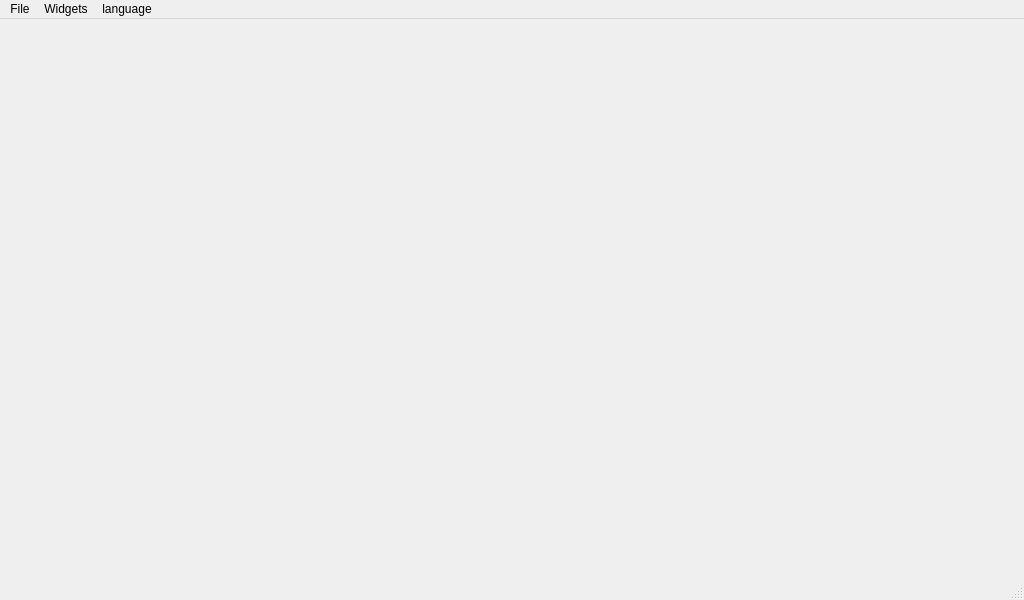
<?xml version="1.0" encoding="UTF-8"?>
<ui version="4.0">
 <class>MainWindow</class>
 <widget class="QMainWindow" name="MainWindow">
  <property name="geometry">
   <rect>
    <x>0</x>
    <y>0</y>
    <width>1024</width>
    <height>600</height>
   </rect>
  </property>
  <property name="minimumSize">
   <size>
    <width>640</width>
    <height>400</height>
   </size>
  </property>
  <property name="baseSize">
   <size>
    <width>1100</width>
    <height>800</height>
   </size>
  </property>
  <property name="mouseTracking">
   <bool>false</bool>
  </property>
  <property name="windowTitle">
   <string>MGMainWindow</string>
  </property>
  <property name="styleSheet">
   <string notr="true"/>
  </property>
  <widget class="QWidget" name="centralWidget">
   <property name="sizePolicy">
    <sizepolicy hsizetype="MinimumExpanding" vsizetype="MinimumExpanding">
     <horstretch>0</horstretch>
     <verstretch>0</verstretch>
    </sizepolicy>
   </property>
   <property name="minimumSize">
    <size>
     <width>200</width>
     <height>150</height>
    </size>
   </property>
  </widget>
  <widget class="QMenuBar" name="menuBar">
   <property name="geometry">
    <rect>
     <x>0</x>
     <y>0</y>
     <width>1024</width>
     <height>23</height>
    </rect>
   </property>
   <widget class="QMenu" name="menuMGround">
    <property name="title">
     <string>File</string>
    </property>
    <addaction name="separator"/>
    <addaction name="actionMuteAudioOutput"/>
    <addaction name="actionStatusBar"/>
    <addaction name="actionLoadParameters"/>
    <addaction name="separator"/>
    <addaction name="actionExit"/>
   </widget>
   <widget class="QMenu" name="menuWidgets">
    <property name="title">
     <string>Widgets</string>
    </property>
   </widget>
   <widget class="QMenu" name="menuLanguage">
    <property name="title">
     <string>language</string>
    </property>
   </widget>
   <addaction name="menuMGround"/>
   <addaction name="menuWidgets"/>
   <addaction name="menuLanguage"/>
  </widget>
  <widget class="QStatusBar" name="statusBar"/>
  <action name="actionExit">
   <property name="text">
    <string>Exit</string>
   </property>
   <property name="shortcut">
    <string>Ctrl+Q</string>
   </property>
  </action>
  <action name="actionAdd_Link">
   <property name="text">
    <string>Manage Communication Links</string>
   </property>
  </action>
  <action name="actionMuteAudioOutput">
   <property name="checkable">
    <bool>true</bool>
   </property>
   <property name="text">
    <string>Mute Audio Output</string>
   </property>
  </action>
  <action name="actionAdvanced_Mode">
   <property name="checkable">
    <bool>true</bool>
   </property>
   <property name="text">
    <string>Advanced Mode</string>
   </property>
  </action>
  <action name="actionStatusBar">
   <property name="checkable">
    <bool>true</bool>
   </property>
   <property name="text">
    <string>Show Status Bar</string>
   </property>
  </action>
  <action name="actionChinese">
   <property name="text">
    <string>Chinese</string>
   </property>
  </action>
  <action name="actionEnglish">
   <property name="text">
    <string>English</string>
   </property>
  </action>
  <action name="actionLoadParameters">
   <property name="text">
    <string>Load Parameters</string>
   </property>
  </action>
 </widget>
 <layoutdefault spacing="6" margin="11"/>
 <resources/>
 <connections>
  <connection>
   <sender>actionExit</sender>
   <signal>triggered()</signal>
   <receiver>MainWindow</receiver>
   <slot>close()</slot>
   <hints>
    <hint type="sourcelabel">
     <x>-1</x>
     <y>-1</y>
    </hint>
    <hint type="destinationlabel">
     <x>299</x>
     <y>199</y>
    </hint>
   </hints>
  </connection>
 </connections>
</ui>
